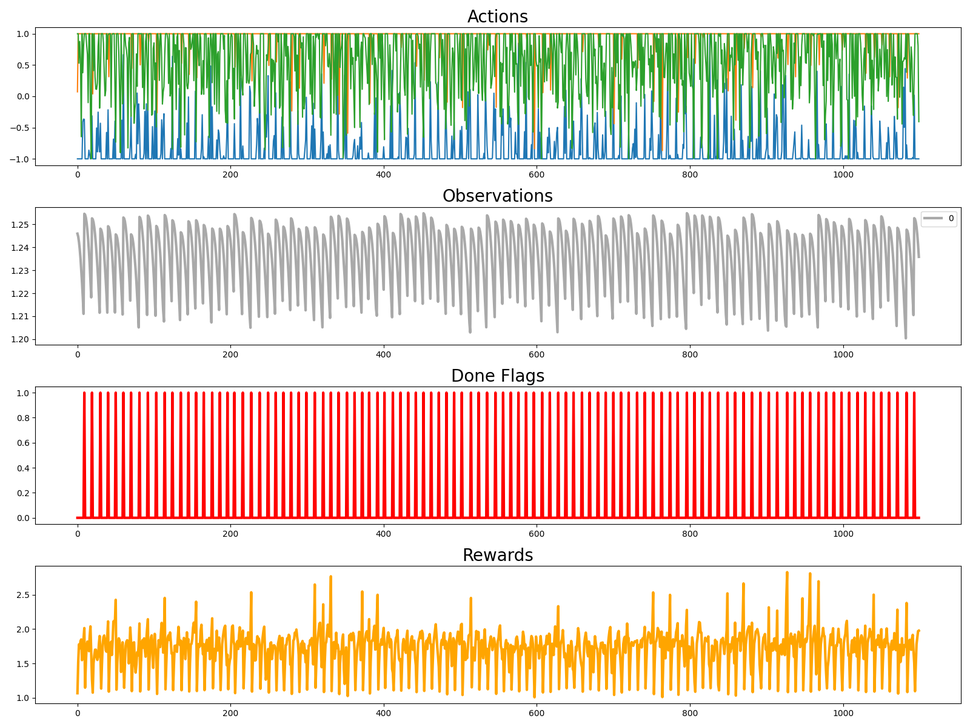
#> input picture data/media/gif/hopper_timesteps_1100_1.png, 970 x 727 px, shrunk from 1600 x 1200 before the run; its folder holds only this picture in this run
$ python make_gif.py
#> lines starting #> are read from the running program, lines starting #| are printed output that depends on the picture
import os
import glob
from PIL import Image, ImageDraw, ImageFont
import re

def extract_number(filename):
    # Extract the last number before .png
    number = filename.split("/")[-1].split("_")[-1].split(".")[0]
    return int(number)

def create_gif(image_dir='data/media/gif', output_path='animation.gif', duration=200):
    """
    Create a GIF from PNG images in the specified directory.
    """
#> called with image_dir = 'data/media/gif', output_path = 'animation_new_rare.gif', duration = 200
    # Get list of PNG files
    png_files = glob.glob(os.path.join(image_dir, '*.png'))
    png_files.sort(key=extract_number)

    print(f"Found {len(png_files)} PNG files")

    if not png_files:
        print(f"No PNG files found in {image_dir}")
        return

    # Get base image size from first image
    base_img = Image.open(png_files[0])
#> base_img is the input picture: PIL image 970x727 RGBA; mean R, G, B, A 231.1, 217.5, 204.9, 255
    img_w, img_h = base_img.size

    # Add padding for text
    padding = 50
    new_h = img_h + padding

    # Create list of images
    frames = []
    for png_file in png_files:
        try:
            # Open and process each image
            img = Image.open(png_file)

            # Create new image with space for text
            new_img = Image.new('RGB', (img_w, new_h), 'white')
#> new_img: PIL image 970x777 RGB; every value is 255
            new_img.paste(img, (0, padding))
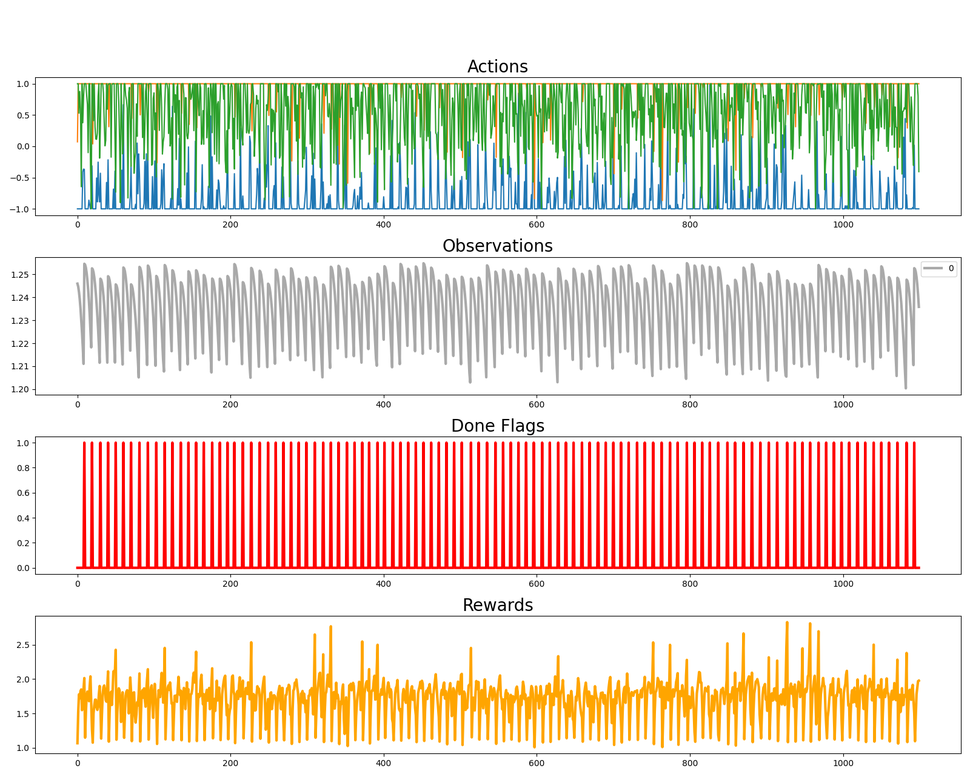
#> new_img: PIL image 970x777 RGB; mean R, G, B 232.7, 219.9, 208.1

            # Add text
            draw = ImageDraw.Draw(new_img)
            try:
                font = ImageFont.truetype("/usr/share/fonts/truetype/dejavu/DejaVuSans-Bold.ttf", 36)
            except:
                font = ImageFont.load_default()

            # Get checkpoint number
            checkpoint_num = extract_number(png_file)
            text = f"Checkpoint {checkpoint_num}"

            # Center the text
            text_width = draw.textlength(text, font=font)
#> text_width = 265
            x = (img_w - text_width) // 2
#> x = 352
            draw.text((x, 10), text, fill='black', font=font)

            frames.append(new_img)
            print(f"Processed: {png_file}")

        except Exception as e:
            print(f"Error processing {png_file}: {str(e)}")

    if not frames:
        print("No frames were created")
        return

    # Save the GIF
    try:
        frames[0].save(
            output_path,
            save_all=True,
            append_images=frames[1::10],
            duration=duration,
            loop=0
        )
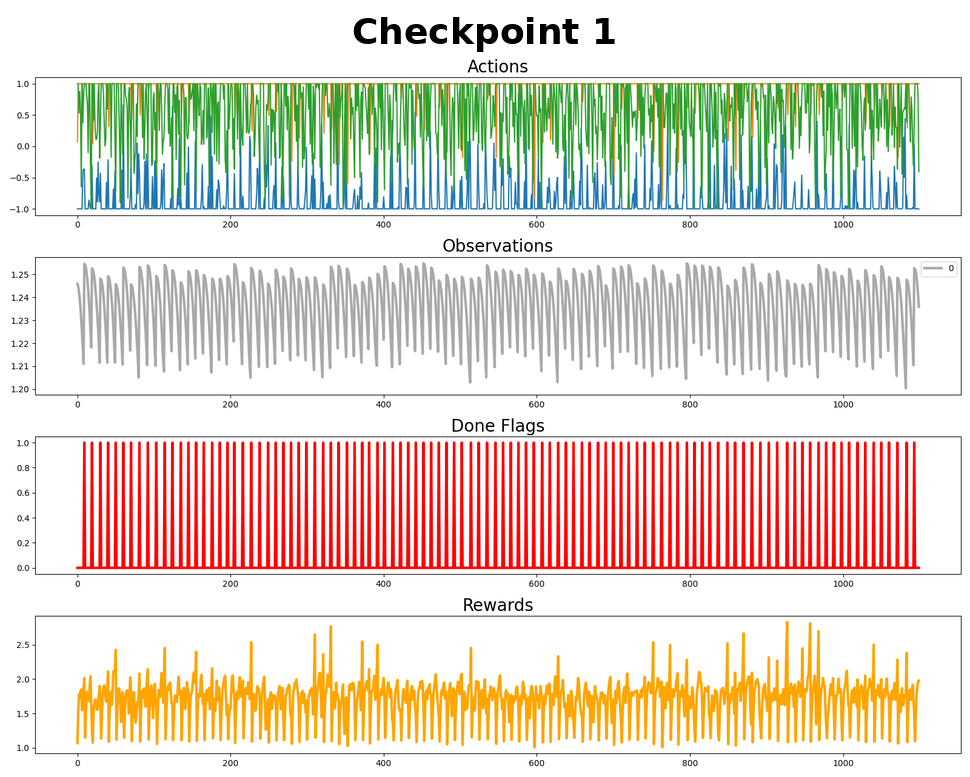
#> saved as animation_new_rare.gif: PIL image 970x777 RGB; mean R, G, B 231.7, 218.9, 207.1
        print(f"GIF created successfully at {output_path}")
    except Exception as e:
        print(f"Error saving GIF: {str(e)}")

if __name__ == "__main__":
    # Create output directory if it doesn't exist
    os.makedirs('data/media', exist_ok=True)

    create_gif(
        image_dir='data/media/gif',
        output_path='animation_new_rare.gif',
        duration=200  # Half a second per frame
    )

$ run again, on data/media/gif/hopper_timesteps_1100_105.png
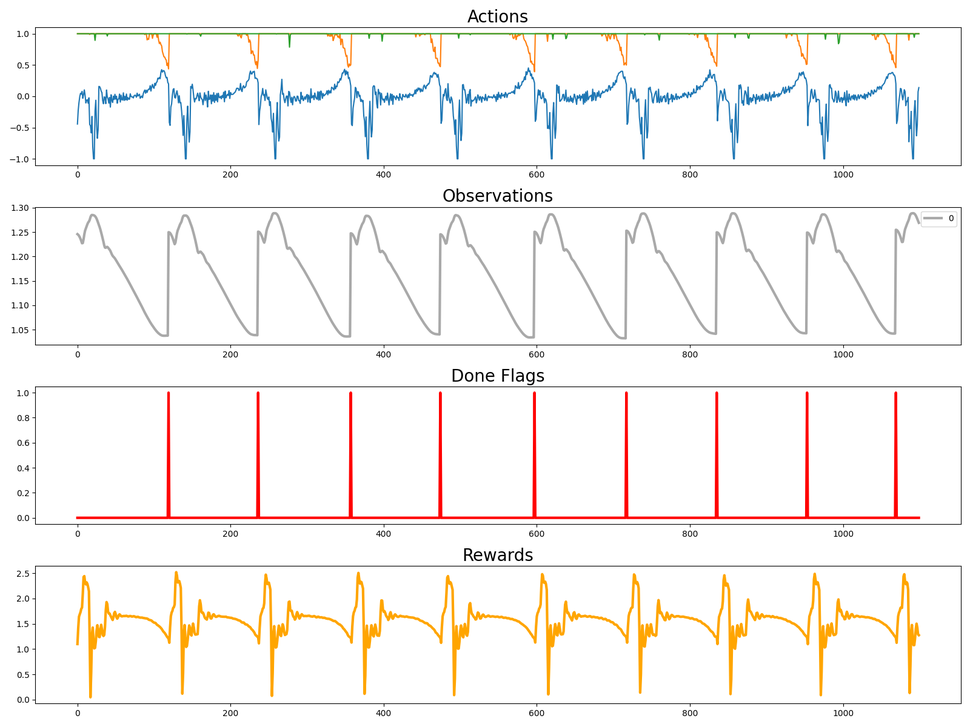
#> input picture data/media/gif/hopper_timesteps_1100_105.png, 970 x 727 px, shrunk from 1600 x 1200 before the run
#> in create_gif, base_img is the input picture: PIL image 970x727 RGBA; mean R, G, B, A 248.1, 245.5, 243.3, 255
#> in create_gif, `new_img.paste(img, (0, padding))`:
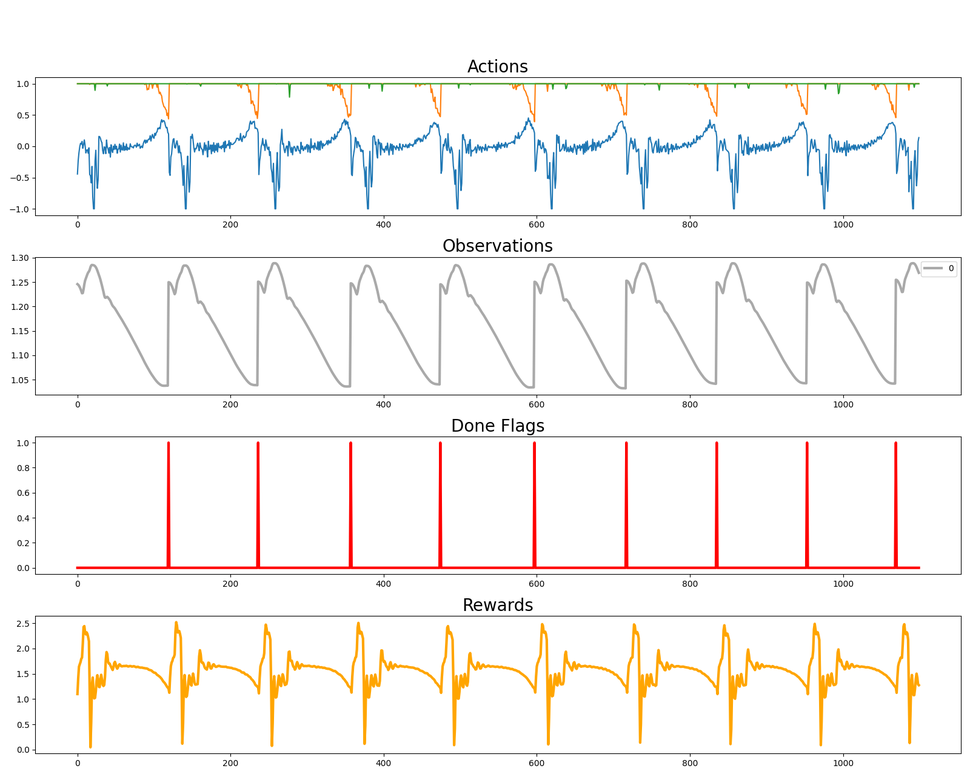
#> new_img: PIL image 970x777 RGB; mean R, G, B 248.5, 246.1, 244.1
#> text_width = 315.1
#> x = 327
#> in create_gif, `frames[0].save( output_path, save_all=True, append_images=frames[1::10..`:
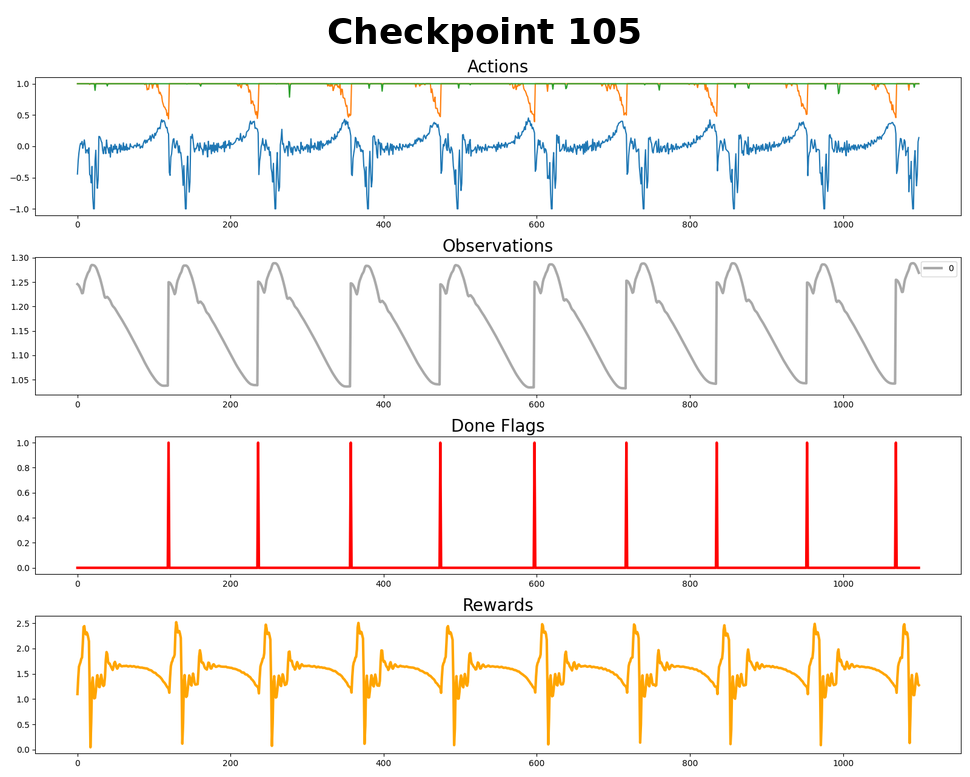
#> saved as animation_new_rare.gif: PIL image 970x777 RGB; mean R, G, B 247.3, 244.9, 242.9

$ run again, on data/media/gif/hopper_timesteps_1100_109.png
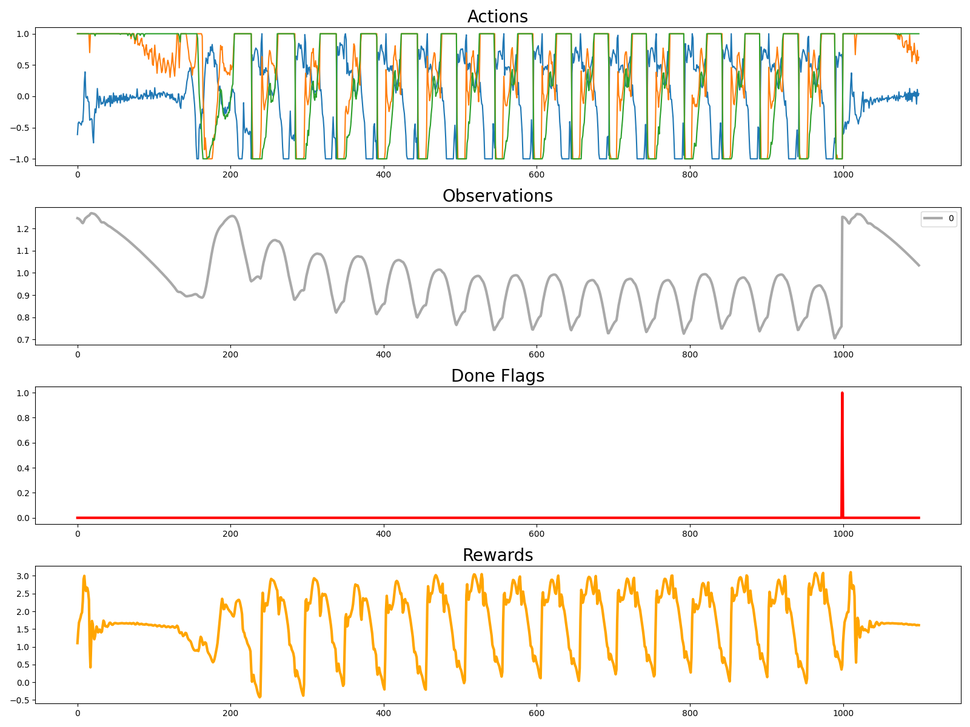
#> input picture data/media/gif/hopper_timesteps_1100_109.png, 970 x 727 px, shrunk from 1600 x 1200 before the run
#> in create_gif, base_img is the input picture: PIL image 970x727 RGBA; mean R, G, B, A 246.2, 244.5, 239.9, 255
#> in create_gif, `new_img.paste(img, (0, padding))`:
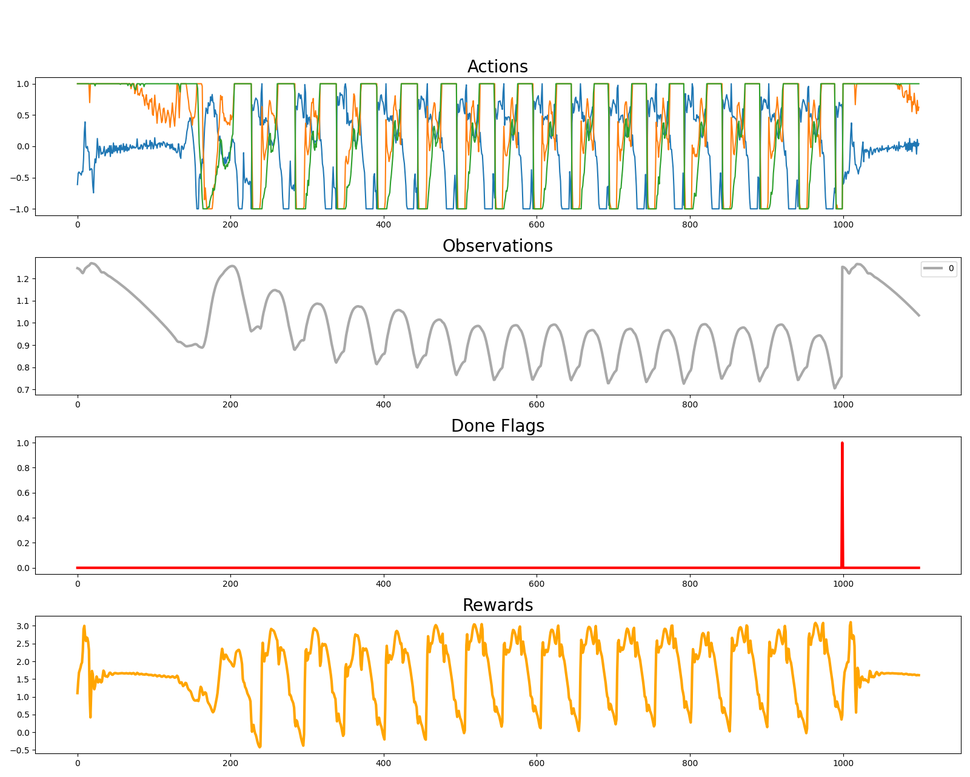
#> new_img: PIL image 970x777 RGB; mean R, G, B 246.8, 245.2, 240.9
#> text_width = 315.1
#> x = 327
#> in create_gif, `frames[0].save( output_path, save_all=True, append_images=frames[1::10..`:
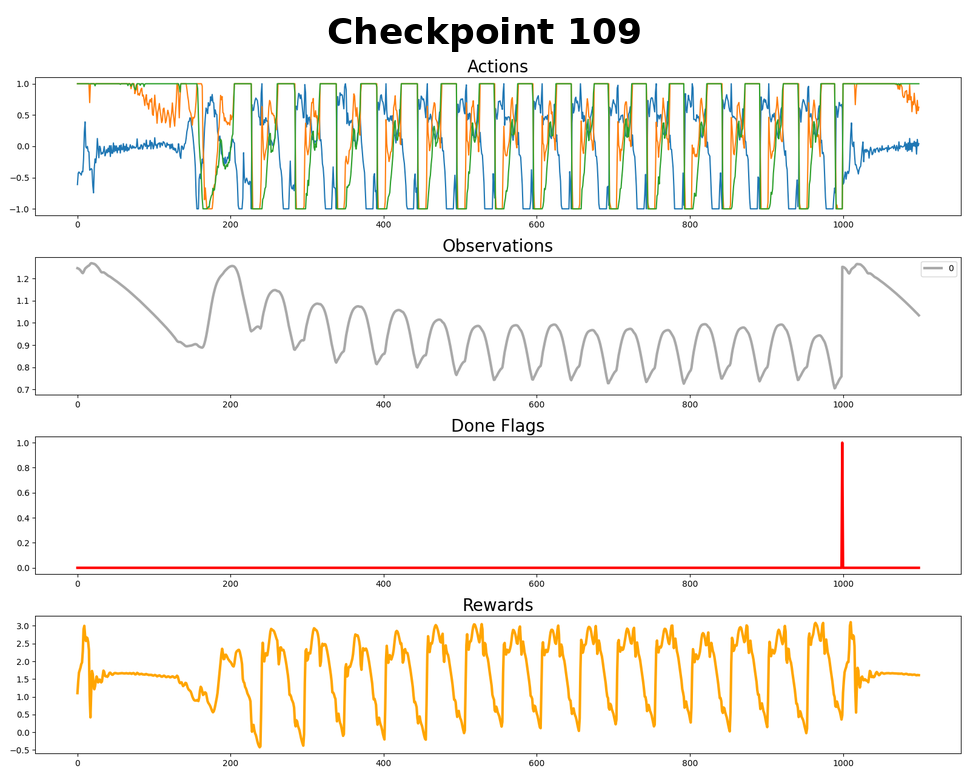
#> saved as animation_new_rare.gif: PIL image 970x777 RGB; mean R, G, B 245.6, 244, 239.7

$ run again, on data/media/gif/hopper_timesteps_1100_11.png
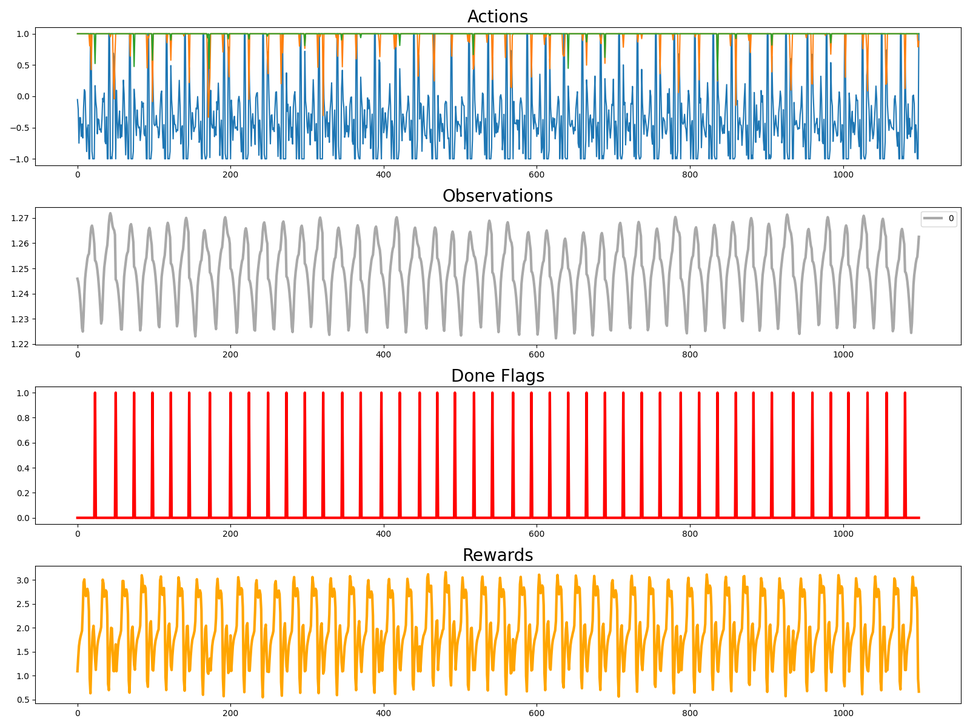
#> input picture data/media/gif/hopper_timesteps_1100_11.png, 970 x 727 px, shrunk from 1600 x 1200 before the run
#> in create_gif, base_img is the input picture: PIL image 970x727 RGBA; mean R, G, B, A 237.9, 229.7, 223.8, 255
#> in create_gif, `new_img.paste(img, (0, padding))`:
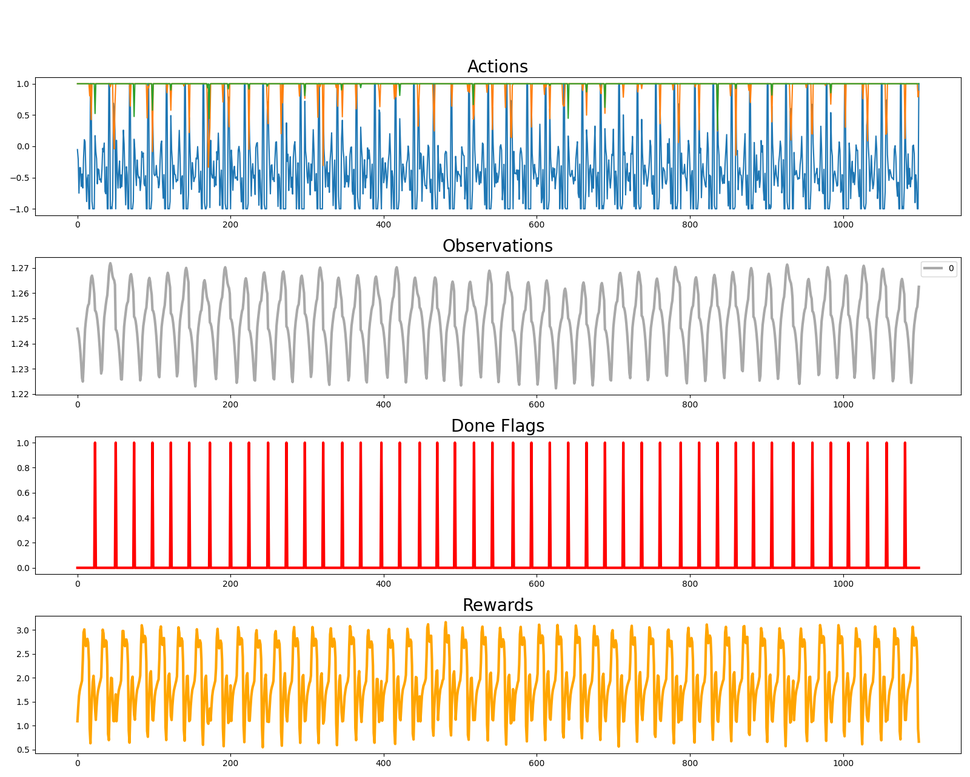
#> new_img: PIL image 970x777 RGB; mean R, G, B 239, 231.3, 225.8
#> text_width = 290
#> x = 339
#> in create_gif, `frames[0].save( output_path, save_all=True, append_images=frames[1::10..`:
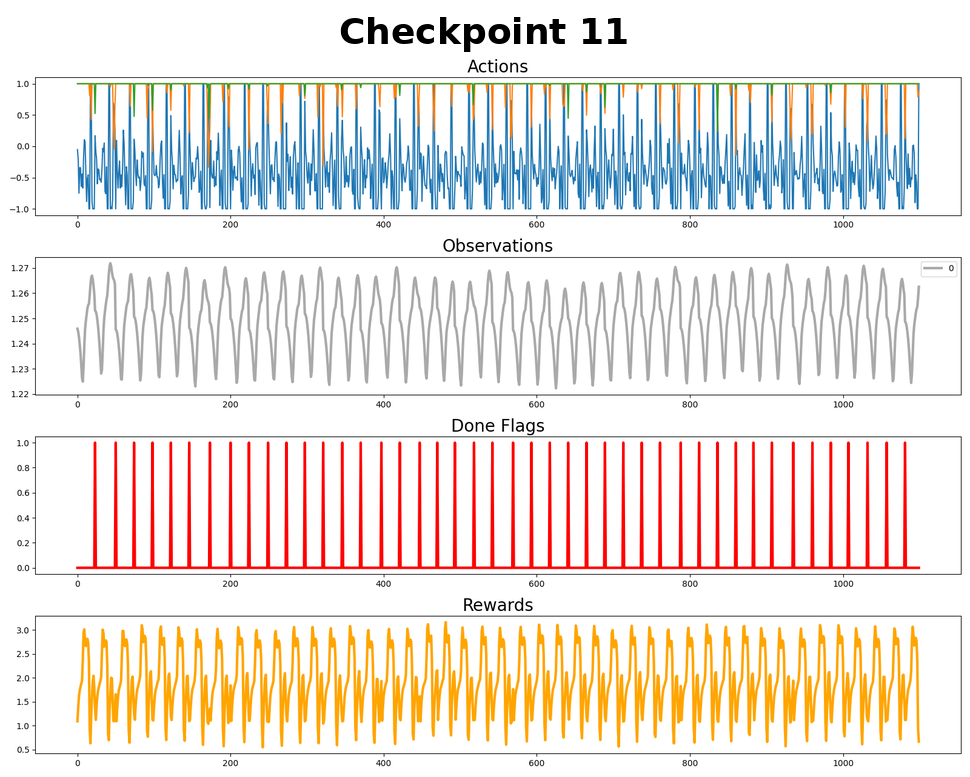
#> saved as animation_new_rare.gif: PIL image 970x777 RGB; mean R, G, B 237.9, 230.3, 224.8
